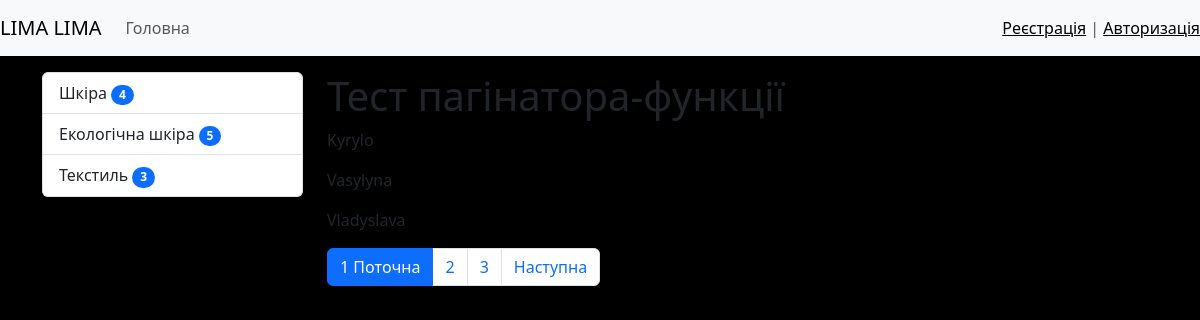
Screenshot of /pagitest/ with the database file from the repository.
### bags/models.py (models this page shows, shortened)
class Category(models.Model):
    title = models.CharField(max_length=150, db_index=True, verbose_name='Назва категорії')
    def get_absolute_url(self):
        return reverse('category', kwargs={'category_id': self.pk})
    class Meta:
        verbose_name = 'Категорія'
        verbose_name_plural = 'Категорії'
        ordering = ['title']

### bags/views.py (the view)
# urls.py: path('pagitest/', pagitest, name='pagitest'),
def pagitest(request):
    objects = ['Kyrylo', 'Vasylyna', 'Vladyslava', 'Kyrylo2', 'Vasylyna2', 'Vladyslava2', 'Kyrylo3', 'Vasylyna3',
               'Vladyslava3']
    paginator = Paginator(objects, 3)
    page_num = request.GET.get('page', 1)  # 1 це параметр за замовчуваннямб якщо немає в запиті пейдж(/page=...)
    page_objects = paginator.get_page(page_num)
    return render(request, 'bags/pagitest.html', {'page_obj': page_objects})

### bags/templatetags/bags_tags.py (called while the page is built)
@register.inclusion_tag('bags/list_categories.html')
def show_categories():
    categories = Category.objects.annotate(cnt=Count('bags',filter= F('bags__is_published'))).filter(cnt__gt=0)
    return {'categories': categories}

### bags/templates/bags/pagitest.html (shortened to what this page needs)
{% extends 'base.html' %}
{% block sidebar %}
    {% include 'inc/_sidebar.html' %}
{% endblock %}
{% block content %}
    <h1>Тест пагінатора-функції</h1>
    {% for name in page_obj.object_list %}
    <p>{{name}}</p>
    {% endfor %}
{% endblock %}

### bags/templates/bags/list_categories.html
<div class="list-group">
    {% for item in categories %}
    <a href="{{item.get_absolute_url}}" class="list-group-item list-group-item-action">
        {{ item.title }} <span class="badge bg-primary rounded-pill">{{ item.cnt }}</span>
    </a>
    {% endfor %}
</div>

### mysite/static/css/style.css (style rules this page uses)
body { background-color: #000000; }

### rows the page displays
Category: title "Шкіра", cnt "4"
Category: title "Екологічна шкіра", cnt "5"
Category: title "Текстиль", cnt "3"

### other values shown
{{ name }} "Kyrylo" "Vasylyna" "Vladyslava"
{{ p }} "1"
{{ p }} "2" "3"
